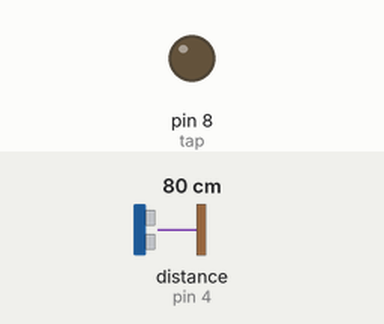
A sketch run on a simulated Arduino Uno, built with avr-gcc and run on an emulated ATmega328P. Shown: output pins drawn as LEDs (lit = HIGH). Wiring (inferred from the names in the program): ultrasonic range finder: trigger pin 2; echo pin 4. Inputs (shaded band) come from the test bench; at power-on: distance to the obstacle (sensor on pin 4) 80 cm. The echo pulse lasts 58.3 µs per cm; pins used as bus, display or sensor lines are not drawn.

Above: at 1.2 s.
1.3 s: distance to the obstacle (sensor on pin 4) set to 12 cm
2.8 s: distance to the obstacle (sensor on pin 4) set to 9 cm
At 3.4 s:
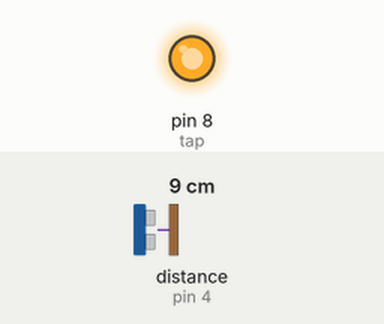
4.3 s: distance to the obstacle (sensor on pin 4) set to 18 cm
At 5.3 s:
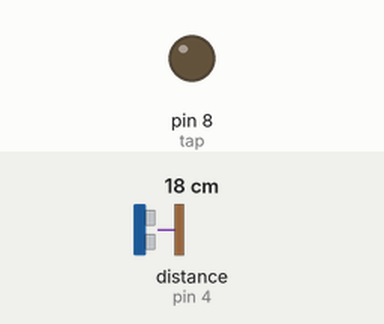
5.8 s: distance to the obstacle (sensor on pin 4) set to 2 cm
At 7.1 s:
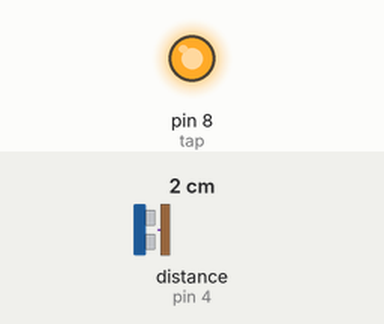
Timing chart, 0 to 8.3 s (numbered marks = the images above; inputs shaded):
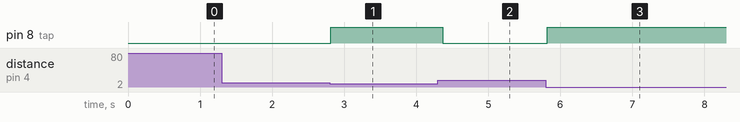

Measured:
- the behaviour switches between 11 and 10 cm on distance to the obstacle (sensor on pin 4) (found by bisection; images 0 and 1)
- after the input at 1.3 s, every drawn part: stays the same
- after the input at 2.8 s, pin 8 (tap): LOW → HIGH at once
- after the input at 4.3 s, pin 8 (tap): HIGH → LOW after 0.07 s
- after the input at 5.8 s, pin 8 (tap): LOW → HIGH at once

The sketch:

arduino.ino
```cpp
#define trig 2
#define echo 4
#define tap 8

void setup(){
  pinMode(trig, OUTPUT);
  pinMode(tap, OUTPUT);
  pinMode(echo, INPUT);
}

void loop(){
  digitalWrite(trig,LOW);
  delayMicroseconds(2);
  digitalWrite(trig,HIGH);
  delayMicroseconds(10);
  digitalWrite(trig,LOW);

  long t = pulseIn(echo,HIGH);
  long cm = t/29/2;
  delay(10);

  if(cm<10){
    digitalWrite(tap,HIGH);
    delay(100);
  }
  else{
    digitalWrite(tap,LOW);
  }
}
```
